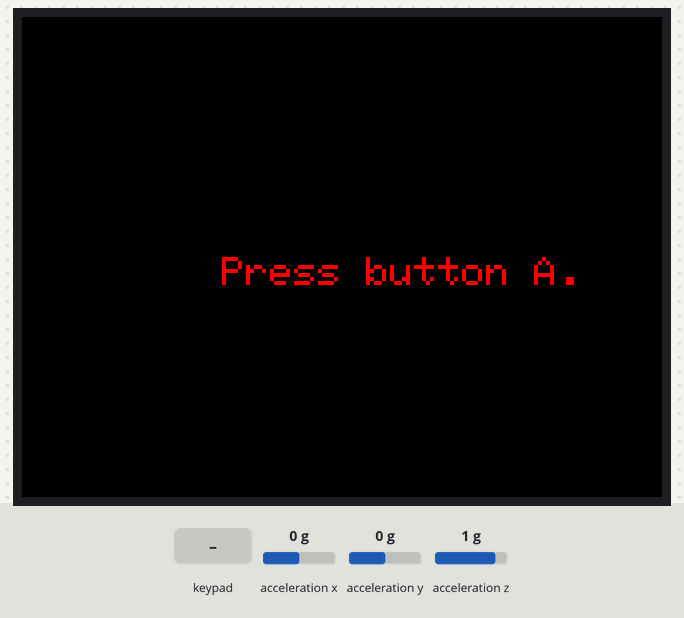
Recording of a sketch running on a simulated ESP32. Parts: 320×240 colour display. Inputs (shaded band) come from the test bench; at power-on: acceleration x 0 g, acceleration y 0 g, acceleration z 1 g.

Above: at 1.17 s.
1.4 s: key 'A' pressed
At 2.7 s:
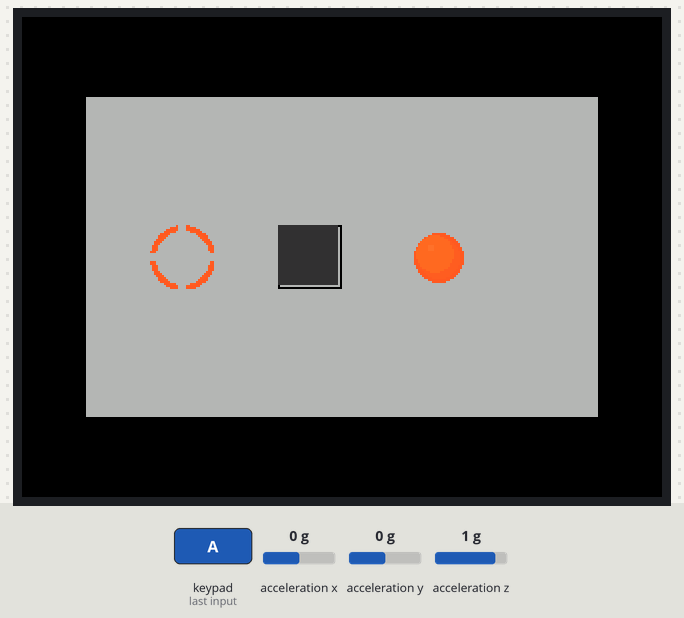
3.1 s: acceleration x set to -1.4 g
At 5.6 s:
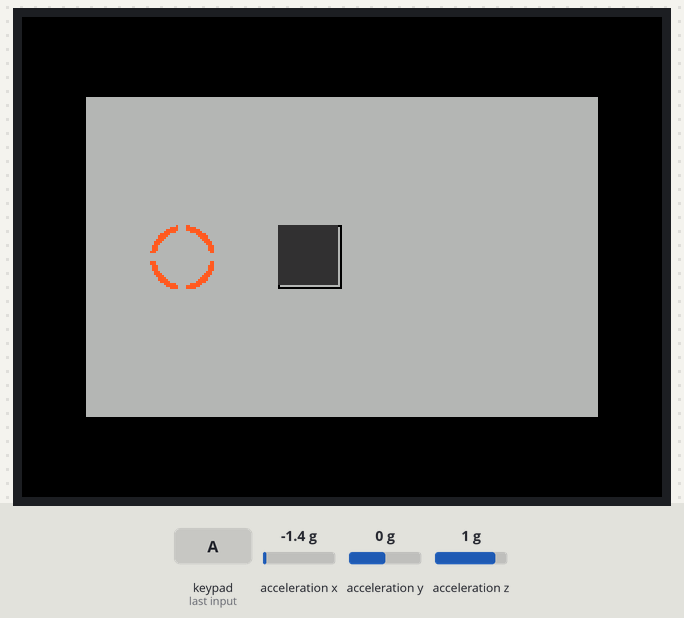
6.1 s: acceleration y set to -1.4 g
At 8.96 s:
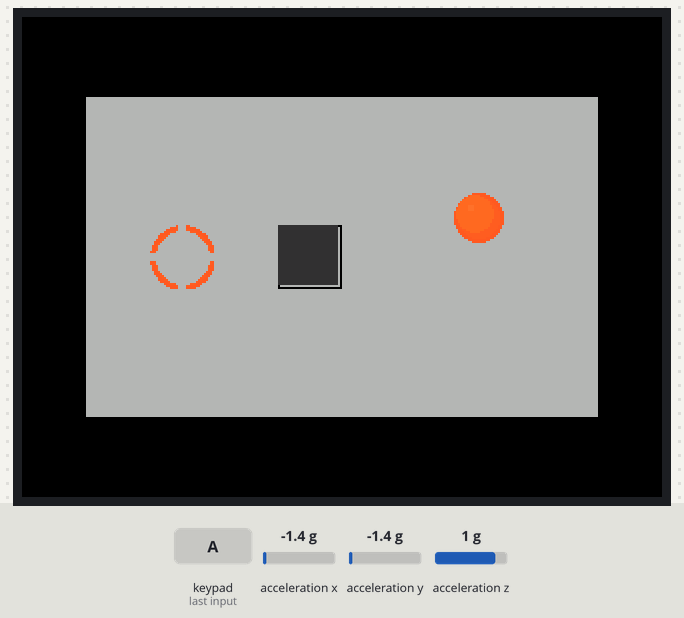
9.1 s: acceleration x set to 0 g
At 10.2 s:
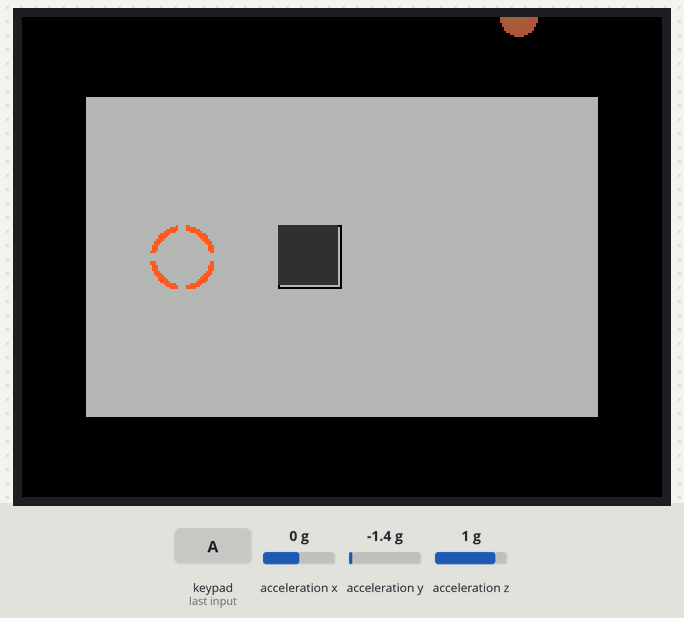
Timing chart, 0 to 11.9 s (numbered marks = the images above; inputs shaded):
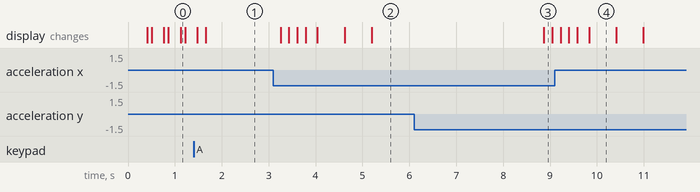

Measured:
- after the input at 3.1 s, the display: first changes after 0.15 s (image 2 shows a later state)
- what the display in image 4 shows lasts 0.6 s, from 9.8 s to 10.4 s

The sketch:

hack_ball.ino
```cpp
#include <M5Core2.h>
#define BLUE1 0x3366ff
#define BLUE2 0x3333ff
#define BLUE3 0x000099
#define BLUE4 0x000066

#define FRAME 100 //ループの長さ(ns)
#define BCNT 5 //バンパーの作用時間(FRAME)
#define GCNT 21 //ゴールカウント(FRAME)

#define STAGENUM 4

int ballX, ballY;
int speedX, speedY;
int map_now[7][10]; // 0=nothing, 1=block, 2=bumper, 3=goal, 4=hole, 5=ball

//ステージの配列
int map_array[4][7][10] = {
    {
      {4, 4, 4, 4, 4, 4, 4, 4, 4, 4},
      {4, 0, 0, 0, 0, 0, 0, 0, 0, 4},
      {4, 0, 0, 0, 0, 0, 0, 0, 0, 4},
      {4, 0, 3, 0, 1, 0, 5, 0, 0, 4},
      {4, 0, 0, 0, 0, 0, 0, 0, 0, 4},
      {4, 0, 0, 0, 0, 0, 0, 0, 0, 4},
      {4, 4, 4, 4, 4, 4, 4, 4, 4, 4}  //stage1
    },
    {
      {4, 4, 4, 4, 4, 4, 4, 4, 4, 4},
      {4, 0, 0, 0, 0, 0, 0, 0, 0, 4},
      {4, 0, 0, 0, 0, 0, 0, 0, 1, 4},
      {4, 0, 3, 0, 2, 0, 5, 0, 1, 4},
      {4, 0, 0, 0, 0, 0, 0, 0, 1, 4},
      {4, 0, 0, 0, 0, 0, 0, 0, 0, 4},
      {4, 4, 4, 4, 4, 4, 4, 4, 4, 4}  //stage2
    },
    {
      {4, 4, 4, 4, 4, 4, 4, 4, 4, 4},
      {4, 4, 4, 4, 4, 4, 1, 1, 0, 4},
      {4, 0, 0, 0, 4, 4, 0, 5, 1, 4},
      {4, 0, 3, 0, 0, 0, 0, 0, 1, 4},
      {4, 0, 0, 0, 4, 4, 0, 0, 1, 4},
      {4, 4, 4, 4, 4, 4, 1, 1, 0, 4},
      {4, 4, 4, 4, 4, 4, 4, 4, 4, 4}  //stage3
    },
    {
      {4, 4, 4, 4, 4, 4, 4, 4, 4, 4},
      {4, 0, 0, 0, 0, 0, 0, 2, 0, 4},
      {4, 0, 2, 4, 4, 4, 0, 0, 0, 4},
      {4, 0, 1, 0, 0, 0, 1, 0, 5, 4},
      {4, 0, 0, 0, 1, 0, 0, 1, 1, 4},
      {4, 0, 0, 2, 1, 0, 0, 0, 3, 4},
      {4, 4, 4, 4, 4, 4, 4, 4, 4, 4}  //stage4
    }
};

int mapnum = 0;

int titleflag = 1;
int dropflag = 0;
int bumperflag = 0;
int bumpercnt = 0;
int goalflag = 0;
int goalcnt = 0;
int startflag = 1;

int goalposX = 0;
int goalposY = 0;

void setmap(){
  // マップのコピー
  int i, j;
  for (i=0; i < 7; ++i) {
      for (j=0; j < 10; ++j) {
          map_now[i][j] = map_array[mapnum][i][j];
      }
  }
}

void printBall(int x, int y){
  M5.Lcd.fillCircle(x, y, 12, 0xfac4);
  M5.Lcd.fillCircle(x, y, 10, 0xfae4);
  M5.Lcd.fillCircle(x-2, y-2, 9, 0xfb44);
  M5.Lcd.fillRect(x-5, y-6, 3, 3, 0xfb85);
}

void printBallDrop(int x, int y, int n){

  if(n == 0){
    M5.Lcd.fillCircle(x, y, 12, TFT_BLACK);
    printMap();
    M5.Lcd.fillCircle(x, y, 9, 0xaaa7);
    M5.Lcd.fillCircle(x-2, y-2, 7, 0xa2e7);
    M5.Lcd.fillRect(x-5, y-6, 2, 2, 0xab08);
  }
  if(n == 1){
    M5.Lcd.fillCircle(x, y, 9, TFT_BLACK);
    printMap();
    M5.Lcd.fillCircle(x, y, 7, 0x6a47);
    M5.Lcd.fillCircle(x-1, y-1, 5, 0x6a47);
    M5.Lcd.fillRect(x-4, y-3, 2, 2, 0x6a67);
  }
  if(n == 2){
    M5.Lcd.fillCircle(x, y, 9, TFT_BLACK);
    printMap();
  }
}

void printBlock(int x, int y){
  M5.Lcd.fillRect(x, y, 32, 32, 0xb5b6);
  M5.Lcd.drawRect(x, y, 32, 32, TFT_BLACK);
  M5.Lcd.fillRect(x, y, 30, 30, 0x3186);
}

void printBumper(int x, int y){
  M5.Lcd.fillRect(x, y, 32, 32, 0xb5b6); //床
  M5.Lcd.fillCircle(x+5, y+5, 5, 0x81fd);
  M5.Lcd.fillCircle(x+27, y+5, 5, 0x81fd);
  M5.Lcd.fillCircle(x+27, y+27, 5, 0x81fd);
  M5.Lcd.fillCircle(x+5, y+27, 5, 0x81fd);
  M5.Lcd.fillRect(x+5, y, 22, 32, 0x81fd);
  M5.Lcd.fillRect(x, y+5, 32, 22, 0x81fd);

  M5.Lcd.fillCircle(x+6, y+6, 4, 0x81b9);
  M5.Lcd.fillCircle(x+26, y+6, 4, 0x81b9);
  M5.Lcd.fillCircle(x+26, y+26, 4, 0x81b9);
  M5.Lcd.fillCircle(x+6, y+26, 4, 0x81b9);
  M5.Lcd.fillRect(x+6, y, 20, 30, 0x81b9);
  M5.Lcd.fillRect(x, y+6, 30, 20, 0x81b9);

  M5.Lcd.fillCircle(x+10, y+10, 4, 0x4248);
  M5.Lcd.fillCircle(x+22, y+10, 4, 0x4248);
  M5.Lcd.fillCircle(x+22, y+22, 4, 0x4248);
  M5.Lcd.fillCircle(x+10, y+22, 4, 0x4248);
  M5.Lcd.fillRect(x+10, y+6, 12, 20, 0x4248);
  M5.Lcd.fillRect(x+6, y+10, 20, 12, 0x4248);

  M5.Lcd.fillCircle(x+10, y+10, 2, 0x2965);
  M5.Lcd.fillCircle(x+22, y+10, 2, 0x2965);
  M5.Lcd.fillCircle(x+22, y+22, 2, 0x2965);
  M5.Lcd.fillCircle(x+10, y+22, 2, 0x2965);
  M5.Lcd.fillRect(x+10, y+8, 12, 16, 0x2965);
  M5.Lcd.fillRect(x+8, y+10, 16, 12, 0x2965);
}

void printGoal(int x, int y){

  if(goalcnt==0){
    M5.Lcd.fillRect(x, y, 32, 32, 0xb5b6);
    M5.Lcd.fillCircle(x+16, y+16, 16, 0xfac4);
    M5.Lcd.fillCircle(x+16, y+16, 14, 0xfae4);
    M5.Lcd.fillRect(x+14, y, 4, 32, 0xb5b6);
    M5.Lcd.fillRect(x, y+14, 32, 4, 0xb5b6);
    M5.Lcd.fillCircle(x+16, y+16, 13, 0xb5b6);
  }
  else{
    M5.Lcd.fillRect(x, y, 32, 32, 0xb5b6); //床
    M5.Lcd.fillCircle(x+16, y+16, 16, 0x26ff);
    M5.Lcd.fillCircle(x+16, y+16, 14, 0x269f);
    M5.Lcd.fillRect(x+14, y, 4, 32, 0xb5b6);
    M5.Lcd.fillRect(x, y+14, 32, 4, 0xb5b6);
    M5.Lcd.fillCircle(x+16, y+16, 13, 0xb5b6);
  }

}

void printFloor(int x, int y){
  M5.Lcd.fillRect(x, y, 32, 32, 0xb5b6);
}

void printHole(int x, int y){
  M5.Lcd.fillRect(x, y, 32, 32, TFT_BLACK);
}

void printMap(){
  int i, j;
  int x, y; //座標
  // i=行, j=列
  for(i=0; i<7; i++){
    for(j=0; j<10; j++){
        x = 32*j;
        y = 8+32*i;

        switch(map_now[i][j]) {
          case 0:
            printFloor(x, y);
            break;
          case 1:
            printBlock(x, y);
            break;
          case 2:
            printBumper(x, y);
            break;
          case 3:
            printGoal(x, y);
            goalposX = x;
            goalposY = y;
            break;
          case 4:
            printHole(x, y);
            break;
          case 5:
            if(startflag){
              printFloor(x, y);
              ballX = x+16;
              ballY = y+16;
              startflag = 0;
            }
            else{
              printFloor(x, y);
            }
        }

    }
  }
}

int getGrid(int x, int y){
  int gridx, gridy;
  gridx = x/32;
  gridy = (y-8)/32;

  return gridy*10 + gridx;
}

int in_grid(int i, int j){
  if(((ballX > 32*j-16) && (32*j+48 > ballX)) && ((ballY > 32*i-8) && (32*i+56 > ballY))) return 1;
  else return 0;
}


void setState(int x, int y){
  int tempballX, tempballY, i;
  int w, l; //バンパーの方向w:横 l:縦

  // 簡単なやつ
  if(x > 15) x=15;
  else if(x < -15) x=-15;
  if(y > 15) y=15;
  else if(y < -15) y=-15;

  speedX += x/3;
  speedY += y/3;

  if(bumperflag == 0){
    tempballX = ballX + (x/3)*4;
    tempballY = ballY + (y/3)*4;
  }
  else{

    if(bumperflag == 1 || bumperflag == 2 || bumperflag == 5) w = -1;
    if(bumperflag == 3 || bumperflag == 4 || bumperflag == 6) w = 1;
    else w = 0;

    if(bumperflag == 1 || bumperflag == 3 || bumperflag == 7) l = -1;
    if(bumperflag == 2 || bumperflag == 4 || bumperflag == 8) l = 1;
    else l = 0;

    if(w!=0 && l!= 0){
      tempballX = ballX + w*9;
      tempballY = ballY + l*9;
    }
    else{
      tempballX = ballX + w*13;
      tempballY = ballY + l*13;
    }

    bumpercnt -= 1;
    if(bumpercnt == 0) bumperflag = 0;
  }

  int grid, gridX, gridY; // 現在のグリッド
  int centerGridPosX, centerGridPosY;

  grid = getGrid(ballX, ballY);
  gridX = grid%10;
  gridY = grid/10;
  centerGridPosX = gridX*32 + 16;
  centerGridPosY = gridY*32 + 16 + 8;


  if(map_now[gridY][gridX] == 4) dropflag = 1; //穴に落ちたか判定

  if(map_now[gridY][gridX] == 3) goalcnt += 1; //ゴール上か判定
  else goalcnt = 0;

  if(goalcnt >= GCNT) goalflag = 1;

  ballX = tempballX;
  ballY = tempballY;

  // 壁の処理
  // 右下
  if(map_now[gridY+1][gridX+1] == 1 && in_grid(gridY+1, gridX+1)){
    ballX = centerGridPosX + 4;
    ballY = centerGridPosY + 4;
  }
  // 右上
  else if(map_now[gridY-1][gridX+1] == 1 && in_grid(gridY-1, gridX+1)){
    ballX = centerGridPosX + 4;
    ballY = centerGridPosY - 4;
  }
  // 左下
  else if(map_now[gridY+1][gridX-1] == 1 && in_grid(gridY+1, gridX-1)){
    ballX = centerGridPosX - 4;
    ballY = centerGridPosY + 4;
  }
  // 左上
  else if(map_now[gridY-1][gridX-1] == 1 && in_grid(gridY-1, gridX-1)){
    ballX = centerGridPosX - 4;
    ballY = centerGridPosY - 4;
  }

  // 右
  if(map_now[gridY][gridX+1] == 1 && in_grid(gridY, gridX+1)){
    ballX = centerGridPosX + 4;
  }
  // 左
  else if(map_now[gridY][gridX-1] == 1 && in_grid(gridY, gridX-1)){
    ballX = centerGridPosX - 4;
  }
  // 下
  if(map_now[gridY+1][gridX] == 1 && in_grid(gridY+1, gridX)){
    ballY = centerGridPosY + 4;
  }
  // 上
  else if(map_now[gridY-1][gridX] == 1 && in_grid(gridY-1, gridX)){
    ballY = centerGridPosY - 4;
  }

  // バンパーの処理
  // 右下
  if(map_now[gridY+1][gridX+1] == 2 && in_grid(gridY+1, gridX+1)){
    bumperflag = 1;
    bumpercnt = BCNT;
  }
  // 右上
  else if(map_now[gridY-1][gridX+1] == 2 && in_grid(gridY-1, gridX+1)){
    bumperflag = 2;
    bumpercnt = BCNT;
  }
  // 左下
  else if(map_now[gridY+1][gridX-1] == 2 && in_grid(gridY+1, gridX-1)){
    bumperflag = 3;
    bumpercnt = BCNT;
  }
  // 左上
  else if(map_now[gridY-1][gridX-1] == 2 && in_grid(gridY-1, gridX-1)){
    bumperflag = 4;
    bumpercnt = BCNT;
  }

  // 右
  if(map_now[gridY][gridX+1] == 2 && in_grid(gridY, gridX+1)){
    bumperflag = 5;
    bumpercnt = BCNT;
  }
  // 左
  else if(map_now[gridY][gridX-1] == 2 && in_grid(gridY, gridX-1)){
    bumperflag = 6;
    bumpercnt = BCNT;
  }
  // 下
  if(map_now[gridY+1][gridX] == 2 && in_grid(gridY+1, gridX)){
    bumperflag = 7;
    bumpercnt = BCNT;
  }
  // 上
  else if(map_now[gridY-1][gridX] == 2 && in_grid(gridY-1, gridX)){
    bumperflag = 8;
    bumpercnt = BCNT;
  }

  if(goalcnt != 0){
    M5.Lcd.setCursor(5, 8); // 表示位置を設定
    M5.Lcd.print("count: ");
    M5.Lcd.print(3 - goalcnt/7);
  }

  // 範囲を超えない(画面サイズ320*240, ボール半径12)
  if(ballX > 320) ballX = 320;
  if(ballX < 0) ballX = 0;

  if(ballY > 240) ballY = 240;
  if(ballY < 0) ballY = 0;

}

void dropHole(){
  int i;
  for(i=0; i<3; i++){
    printBallDrop(ballX, ballY, i);
    delay(500);
  }
  delay(3000);
  dropflag = 0;
  startflag = 1;
}

void goal(){
  M5.Lcd.setCursor(goalposX-10, goalposY-16); // 表示位置を設定
  M5.Lcd.print("goal!");
  mapnum += 1;
  if(mapnum < STAGENUM) setmap();
  else{ //クリア時処理
    M5.Lcd.setCursor(10, 120); // 表示位置を設定
    M5.Lcd.fillScreen(TFT_WHITE); // 背景色設定
    M5.Lcd.setTextColor(TFT_BLACK);
    M5.Lcd.print("Thank you for playing!");
    titleflag = 1;
    mapnum = 0;
    startflag = 1;
    goalflag = 0;
    delay(10000);
    M5.Lcd.fillScreen(TFT_BLACK); // 背景色設定
    setmap();
    return;
  }
  startflag = 1;
  goalflag = 0;
  delay(4000);
  M5.Lcd.fillScreen(TFT_BLACK); // 背景色設定
}

void setup() {
  M5.begin();
  M5.Lcd.setRotation(1); // ディスプレイの向きを調整
  M5.Lcd.setTextSize(2); // テキストサイズを設定
  M5.IMU.Init(); // IMUの初期化
  setmap();
}

void loop() {

  while(titleflag){
      M5.Lcd.fillScreen(TFT_BLACK); // 背景色設定
      M5.Lcd.setTextColor(TFT_RED);
      M5.update();
      titleflag = !M5.BtnA.isPressed();
      M5.Lcd.setCursor(100, 120); // 表示位置を設定
      M5.Lcd.print("Press button A.");
      delay(100);
  }

  printMap();// マップ描画

  // ピッチ角とロール角を取得
  float pitch, roll, z;
  M5.IMU.getAhrsData(&pitch, &roll, &z);
  setState(int(pitch), int(roll)); //位置更新
  printBall(ballX, ballY);

  // 穴に落ちた時の処理
  if(dropflag != 0) dropHole();

  // ゴールした時の処理
  if(goalflag != 0) goal();

  delay(FRAME);
}
```
